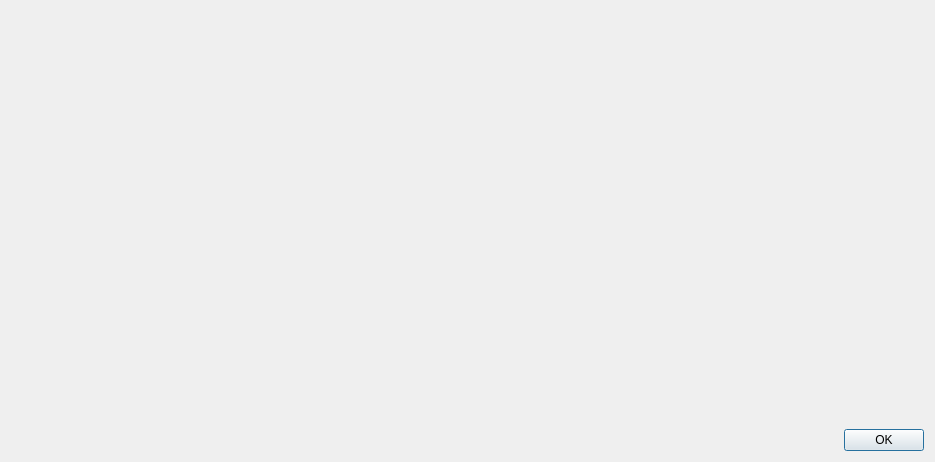
<?xml version="1.0" encoding="UTF-8"?>
<ui version="4.0">
 <class>DialogXDataConvertor</class>
 <widget class="QDialog" name="DialogXDataConvertor">
  <property name="windowModality">
   <enum>Qt::ApplicationModal</enum>
  </property>
  <property name="geometry">
   <rect>
    <x>0</x>
    <y>0</y>
    <width>935</width>
    <height>462</height>
   </rect>
  </property>
  <property name="windowTitle">
   <string>Data convertor</string>
  </property>
  <property name="modal">
   <bool>true</bool>
  </property>
  <layout class="QVBoxLayout" name="verticalLayout">
   <item>
    <widget class="XDataConvertorWidget" name="widgetDataConvertor" native="true">
     <property name="sizePolicy">
      <sizepolicy hsizetype="Preferred" vsizetype="Expanding">
       <horstretch>0</horstretch>
       <verstretch>0</verstretch>
      </sizepolicy>
     </property>
    </widget>
   </item>
   <item>
    <layout class="QHBoxLayout" name="horizontalLayout">
     <item>
      <spacer name="horizontalSpacer">
       <property name="orientation">
        <enum>Qt::Horizontal</enum>
       </property>
       <property name="sizeHint" stdset="0">
        <size>
         <width>40</width>
         <height>20</height>
        </size>
       </property>
      </spacer>
     </item>
     <item>
      <widget class="QPushButton" name="pushButtonOK">
       <property name="text">
        <string>OK</string>
       </property>
      </widget>
     </item>
    </layout>
   </item>
  </layout>
 </widget>
 <customwidgets>
  <customwidget>
   <class>XDataConvertorWidget</class>
   <extends>QWidget</extends>
   <header>xdataconvertorwidget.h</header>
   <container>1</container>
  </customwidget>
 </customwidgets>
 <resources/>
 <connections/>
</ui>
